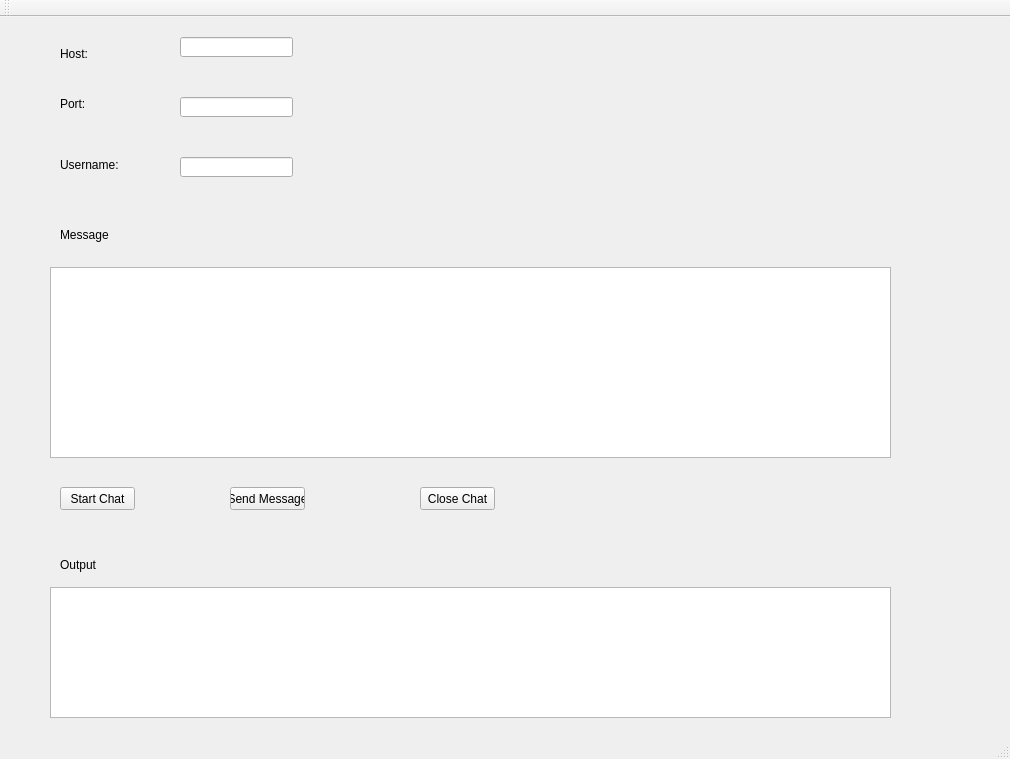
<?xml version="1.0" encoding="UTF-8"?>
<ui version="4.0">
 <class>MyTcpClient</class>
 <widget class="QMainWindow" name="MyTcpClient">
  <property name="geometry">
   <rect>
    <x>0</x>
    <y>0</y>
    <width>1010</width>
    <height>759</height>
   </rect>
  </property>
  <property name="windowTitle">
   <string>MyTcpClient</string>
  </property>
  <widget class="QWidget" name="centralWidget">
   <widget class="QLabel" name="lblHost">
    <property name="geometry">
     <rect>
      <x>60</x>
      <y>30</y>
      <width>47</width>
      <height>13</height>
     </rect>
    </property>
    <property name="text">
     <string>Host:</string>
    </property>
   </widget>
   <widget class="QLabel" name="lblPort">
    <property name="geometry">
     <rect>
      <x>60</x>
      <y>80</y>
      <width>47</width>
      <height>13</height>
     </rect>
    </property>
    <property name="text">
     <string>Port:</string>
    </property>
   </widget>
   <widget class="QLabel" name="lblUsername">
    <property name="geometry">
     <rect>
      <x>60</x>
      <y>140</y>
      <width>81</width>
      <height>16</height>
     </rect>
    </property>
    <property name="text">
     <string>Username:</string>
    </property>
   </widget>
   <widget class="QLabel" name="lblMessage">
    <property name="geometry">
     <rect>
      <x>60</x>
      <y>210</y>
      <width>121</width>
      <height>16</height>
     </rect>
    </property>
    <property name="text">
     <string>Message</string>
    </property>
   </widget>
   <widget class="QPlainTextEdit" name="editMessage">
    <property name="geometry">
     <rect>
      <x>50</x>
      <y>250</y>
      <width>841</width>
      <height>191</height>
     </rect>
    </property>
   </widget>
   <widget class="QPushButton" name="btnStart">
    <property name="geometry">
     <rect>
      <x>60</x>
      <y>470</y>
      <width>75</width>
      <height>23</height>
     </rect>
    </property>
    <property name="text">
     <string>Start Chat</string>
    </property>
   </widget>
   <widget class="QPushButton" name="btnSend">
    <property name="geometry">
     <rect>
      <x>230</x>
      <y>470</y>
      <width>75</width>
      <height>23</height>
     </rect>
    </property>
    <property name="text">
     <string>Send Message</string>
    </property>
   </widget>
   <widget class="QPushButton" name="btnClose">
    <property name="geometry">
     <rect>
      <x>420</x>
      <y>470</y>
      <width>75</width>
      <height>23</height>
     </rect>
    </property>
    <property name="text">
     <string>Close Chat</string>
    </property>
   </widget>
   <widget class="QLineEdit" name="editHost">
    <property name="geometry">
     <rect>
      <x>180</x>
      <y>20</y>
      <width>113</width>
      <height>20</height>
     </rect>
    </property>
   </widget>
   <widget class="QLineEdit" name="editPort">
    <property name="geometry">
     <rect>
      <x>180</x>
      <y>80</y>
      <width>113</width>
      <height>20</height>
     </rect>
    </property>
   </widget>
   <widget class="QLineEdit" name="editUsername">
    <property name="geometry">
     <rect>
      <x>180</x>
      <y>140</y>
      <width>113</width>
      <height>20</height>
     </rect>
    </property>
   </widget>
   <widget class="QLabel" name="lblOutput">
    <property name="geometry">
     <rect>
      <x>60</x>
      <y>540</y>
      <width>121</width>
      <height>16</height>
     </rect>
    </property>
    <property name="text">
     <string>Output</string>
    </property>
   </widget>
   <widget class="QPlainTextEdit" name="editOutput">
    <property name="geometry">
     <rect>
      <x>50</x>
      <y>570</y>
      <width>841</width>
      <height>131</height>
     </rect>
    </property>
   </widget>
  </widget>
  <widget class="QMenuBar" name="menuBar">
   <property name="geometry">
    <rect>
     <x>0</x>
     <y>0</y>
     <width>1010</width>
     <height>21</height>
    </rect>
   </property>
  </widget>
  <widget class="QToolBar" name="mainToolBar">
   <attribute name="toolBarArea">
    <enum>TopToolBarArea</enum>
   </attribute>
   <attribute name="toolBarBreak">
    <bool>false</bool>
   </attribute>
  </widget>
  <widget class="QStatusBar" name="statusBar"/>
 </widget>
 <layoutdefault spacing="6" margin="11"/>
 <resources/>
 <connections/>
</ui>
